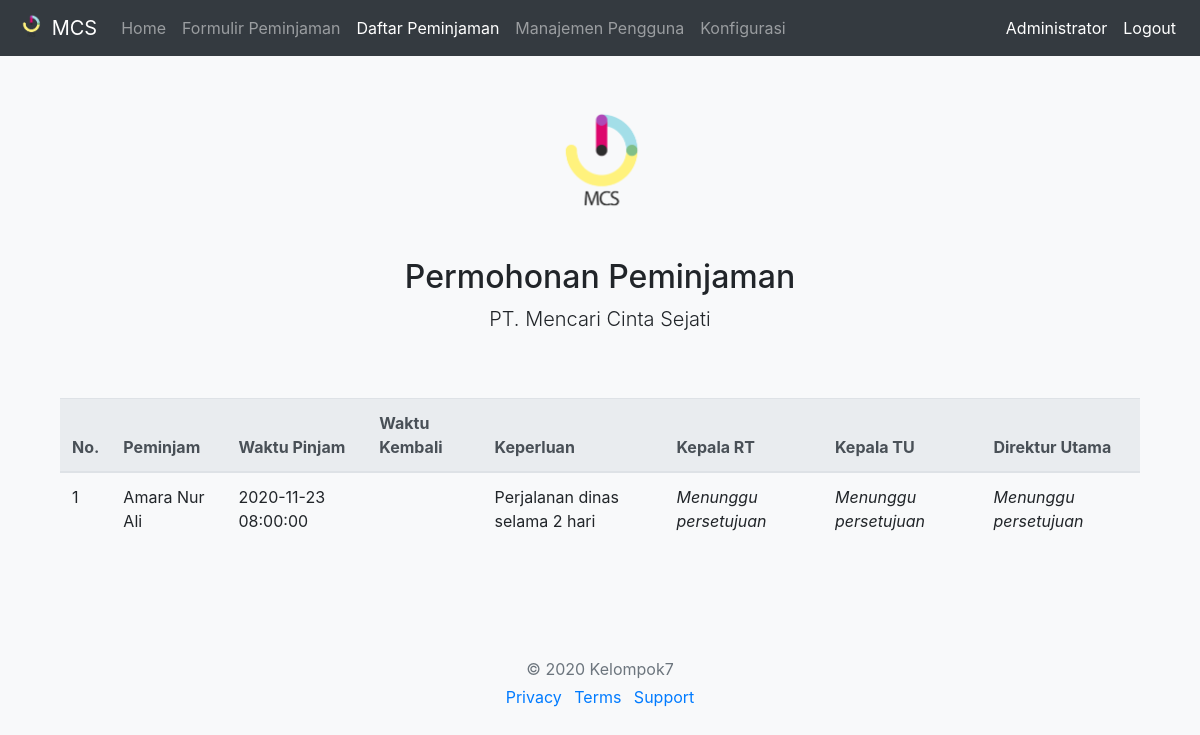
Before: /pages/daftar_peminjaman.php (signed in) with the older database file.
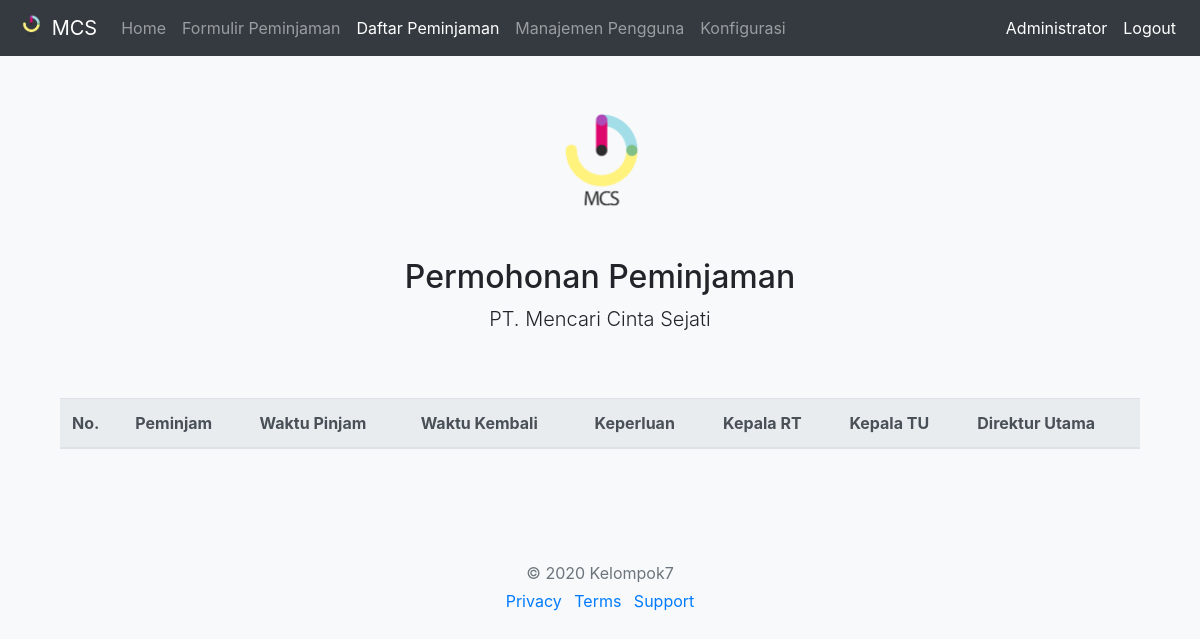
After: the same page with the newer database file.
### tables this page shows
CREATE TABLE `peminjaman` (
  `id` int(11) NOT NULL,
  `id_user` int(11) NOT NULL,
  `id_jenis_keperluan` int(11) NOT NULL,
  `supir` varchar(100) NOT NULL,
  `durasi` int(11) DEFAULT NULL,
  `satuan_durasi` int(11) DEFAULT NULL,
  `waktu_pinjam` datetime DEFAULT NULL,
  `waktu_kembali` datetime DEFAULT NULL,
  `keperluan` varchar(255) NOT NULL,
  `created_at` datetime NOT NULL,
  `is_approve_rt` int(11) DEFAULT NULL,
  `is_approve_tu` int(11) DEFAULT NULL,
  `is_approve_dir` int(11) DEFAULT NULL
);

### functions.php (called while the page is built, shortened)
<?php
require 'config/db.php';
function query ($query){
	global $conn;
	$result = mysqli_query ($conn, $query);
	$rows=[];
	while ($row = mysqli_fetch_assoc($result)) {
		$rows[] = $row;
	}
	return $rows;
}
?>

### pages/daftar_peminjaman.php (the view, shortened to what this page needs)
 <?php require 'parts/header.php'; ?>
 <?php require 'parts/menu.php'; ?>
  <?php
   $level = $_SESSION['level'];
    $id_user = $_SESSION["id_user"];
   if($level=="supir"){
     $peminjaman = query("SELECT * FROM peminjaman WHERE id_user=$id_user");
   } else{
     $peminjaman = query("SELECT * FROM peminjaman");
   }
   ?>
  <div class="container">
    <div class="py-5 text-center">
      <img class="d-block mx-auto mb-4" src="img/mcs.png" alt="" width="130" height="130">
      <h2>Permohonan Peminjaman</h2>
      <p class="lead">PT. Mencari Cinta Sejati</p>
    </div>
  </div>
  <div class="container">
    <div class="col-lg-12 col-md-10 col-sm-10 mx-auto">
      <div class="table-responsive">
      <table class="table">
        <thead class="thead-light">
          <tr>
            <th scope="col">No.</th>
            <th scope="col">Peminjam</th>
            <th scope="col">Waktu Pinjam</th>
            <th scope="col">Waktu Kembali</th>
            <th scope="col">Keperluan</th>
            <th scope="col">Kepala RT</th>
            <th scope="col">Kepala TU</th>
            <th scope="col">Direktur Utama</th>
          </tr>
        </thead>
        <tbody>
          <?php $i=1; ?>
          <?php foreach ($peminjaman as $row) :?>
          <tr>
            <td><?php echo $i;  ?></td>
            <td><?php echo $row["supir"];  ?></td>
            <td><?php echo $row["waktu_pinjam"]; ?></td>
            <td><?php echo $row["waktu_kembali"]; ?></td>
            <td><?php echo $row["keperluan"];  ?></td>
            <td>
              <?php if($row["is_approve_rt"] == '0'){
                echo '<span class="badge badge-danger">Ditolak</span>';
                } else if ($row["is_approve_rt"] == '1'){
                echo '<span class="badge badge-success">Disetujui</span>';
                } else{
                    echo "<i>Menunggu persetujuan</i>";
                }?>
            </td>
            <td>
              <?php if($row["is_approve_tu"] == '0'){
                echo '<span class="badge badge-danger">Ditolak</span>';
                } else if ($row["is_approve_tu"] == '1'){
                echo '<span class="badge badge-success">Disetujui</span>';
                } else{
                    echo "<i>Menunggu persetujuan</i>";
                }?>
            </td>
            <td>
              <?php if($row["is_approve_dir"] == '0'){
                echo '<span class="badge badge-danger">Ditolak</span>';
                } else if ($row["is_approve_dir"] == '1'){
                echo '<span class="badge badge-success">Disetujui</span>';
                } else{
                    echo "<i>Menunggu persetujuan</i>";
                }?>
            </td>
          </tr>
          <?php $i++; ?>
          <?php endforeach; ?>
        </tbody>
      </table>
    </div>
    </div>
  </div>
<?php  require 'parts/footer.php' ?>

Changed rows visible on the page:
removed peminjaman: supir "Amara Nur Ali", waktu_pinjam "2020-11-23 08:00:00", keperluan "Perjalanan dinas selama 2 hari", shows "Menunggu persetujuan"
